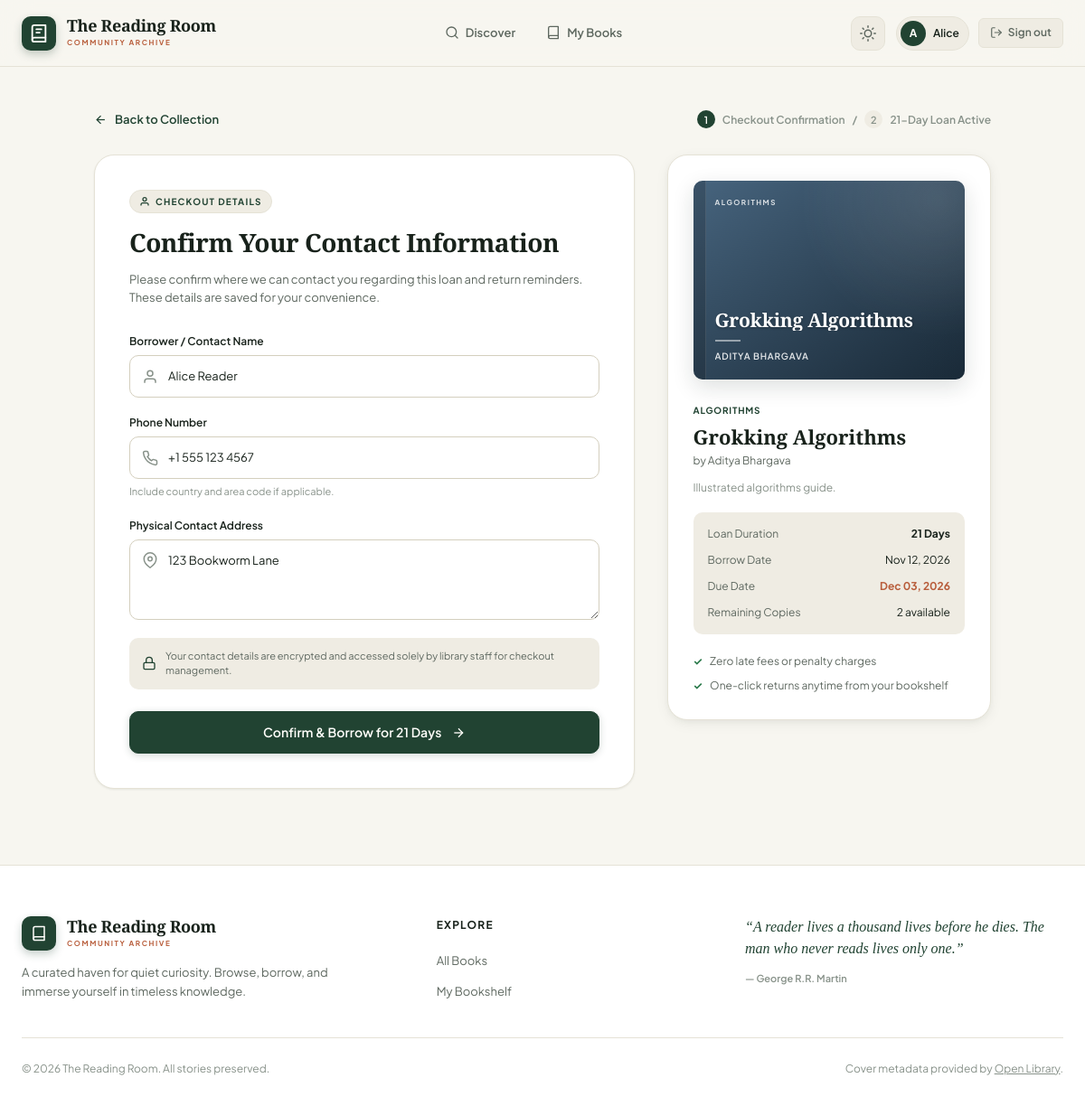
/books/3/borrow (signed in), run on the app's committed database.
### app.py (models this page shows, shortened)
class User(UserMixin, db.Model):
    id = db.Column(db.Integer, primary_key=True)
    name = db.Column(db.String(100), nullable=False)
    email = db.Column(db.String(255), unique=True, nullable=False, index=True)
    password_hash = db.Column(db.String(255), nullable=False)
    role = db.Column(db.String(20), nullable=False, default="member")
    joined_at = db.Column(db.DateTime, nullable=False, server_default=db.func.now())
    loans = db.relationship("Loan", back_populates="user", lazy=True)

class LoanContact(db.Model):
    id = db.Column(db.Integer, primary_key=True)
    loan_id = db.Column(db.Integer, db.ForeignKey("loan.id"), nullable=False, unique=True)
    contact_name = db.Column(db.String(100), nullable=False)
    phone = db.Column(db.String(30), nullable=False)
    address = db.Column(db.Text, nullable=False)
    loan = db.relationship("Loan", back_populates="contact")

class Book(db.Model):
    id = db.Column(db.Integer, primary_key=True)
    title = db.Column(db.String(200), nullable=False, index=True)
    author = db.Column(db.String(150), nullable=False, index=True)
    isbn = db.Column(db.String(20), unique=True, nullable=True)
    category = db.Column(db.String(80), nullable=False, default="General")
    description = db.Column(db.Text)
    total_copies = db.Column(db.Integer, nullable=False, default=1)
    created_at = db.Column(db.DateTime, nullable=False, server_default=db.func.now())
    loans = db.relationship("Loan", back_populates="book", lazy=True)
    @property
    def available_copies(self):
        active = sum(1 for loan in self.loans if loan.status == "borrowed")
        return self.total_copies - active

### app.py (the view, shortened to what this page needs)
@app.route("/books/<int:book_id>/borrow", methods=["GET", "POST"])
@login_required
def borrow_book(book_id):
    book = db.get_or_404(Book, book_id)
    active_for_user = Loan.query.filter_by(user_id=current_user.id, status="borrowed").count()
    already_has = Loan.query.filter_by(user_id=current_user.id, book_id=book.id, status="borrowed").first()
    if already_has:
        flash("You already have this book checked out.", "info")
        return redirect(url_for("my_loans"))
    if active_for_user >= 5:
        flash("You can have up to 5 books checked out at a time.", "error")
        return redirect(url_for("index"))
    if book.available_copies < 1:
        flash("All copies are currently checked out.", "error")
        return redirect(url_for("index"))
    previous_contact = LoanContact.query.join(Loan).filter(Loan.user_id == current_user.id).order_by(Loan.id.desc()).first()
    return render_template("checkout.html", book=book, previous_contact=previous_contact)

### app.py (called while the page is built)
@login_manager.user_loader
def load_user(user_id):
    return db.session.get(User, int(user_id))

@app.context_processor
def inject_today():
    return {"today": date.today(), "timedelta": timedelta}

### templates/checkout.html (shortened to what this page needs)
{% extends 'base.html' %}
{% block content %}
<section class="checkout-section">
  <div class="checkout-container">
    <div class="checkout-nav-bar">
      <a class="back-link" href="{{ url_for('index') }}">
        <svg width="15" height="15" viewBox="0 0 24 24" fill="none" stroke="currentColor" stroke-width="2"><line x1="19" y1="12" x2="5" y2="12"/><polyline points="12 19 5 12 12 5"/></svg>
        <span>Back to Collection</span>
      </a>
      <div class="checkout-steps">
        <span class="step-num active">1</span>
        <span class="step-text">Checkout Confirmation</span>
        <span class="step-div">/</span>
        <span class="step-num">2</span>
        <span class="step-text">21-Day Loan Active</span>
      </div>
    </div>
    <div class="checkout-grid">
      <div class="checkout-form-card">
        <div class="form-header">
          <div class="eyebrow-pill">
            <svg width="12" height="12" viewBox="0 0 24 24" fill="none" stroke="currentColor" stroke-width="2.5"><path d="M20 21v-2a4 4 0 0 0-4-4H8a4 4 0 0 0-4 4v2"/><circle cx="12" cy="7" r="4"/></svg>
            <span>CHECKOUT DETAILS</span>
          </div>
          <h1 class="checkout-title">Confirm Your Contact Information</h1>
          <p class="checkout-desc">
            Please confirm where we can contact you regarding this loan and return reminders. These details are saved for your convenience.
          </p>
        </div>
        <form method="post" class="checkout-form" id="checkout-form">
          <div class="form-group">
            <label for="contact_name" class="form-label">Borrower / Contact Name</label>
            <div class="input-with-icon">
              <span class="input-icon" aria-hidden="true">
              </span>
              <input
                id="contact_name"
                name="contact_name"
                type="text"
                autocomplete="name"
                required
                maxlength="100"
                value="{{ request.form.get('contact_name', previous_contact.contact_name if previous_contact else current_user.name) }}"
                class="form-control">
            </div>
          </div>
          <div class="form-group">
            <label for="phone" class="form-label">Phone Number</label>
            <div class="input-with-icon">
              <span class="input-icon" aria-hidden="true">
              </span>
              <input
                id="phone"
                name="phone"
                type="tel"
                autocomplete="tel"
                inputmode="tel"
                placeholder="+1 555 123 4567"
                required
                maxlength="30"
                value="{{ request.form.get('phone', previous_contact.phone if previous_contact else '') }}"
                class="form-control">
            </div>
            <span class="field-hint">Include country and area code if applicable.</span>
          </div>
          <div class="form-group">
            <label for="address" class="form-label">Physical Contact Address</label>
            <div class="input-with-icon textarea-icon-wrap">
              <span class="input-icon" aria-hidden="true">
              </span>
              <textarea
                id="address"
                name="address"
                autocomplete="street-address"
                rows="3"
                placeholder="Apartment, street address, city, and postal code"
                required
                maxlength="1000"
                class="form-control">{{ request.form.get('address', previous_contact.address if previous_contact else '') }}</textarea>
            </div>
          </div>
          <div class="privacy-notice">
            <svg width="16" height="16" viewBox="0 0 24 24" fill="none" stroke="currentColor" stroke-width="2"><rect x="3" y="11" width="18" height="11" rx="2" ry="2"/><path d="M7 11V7a5 5 0 0 1 10 0v4"/></svg>
            <span>Your contact details are encrypted and accessed solely by library staff for checkout management.</span>
          </div>
          <button class="button button-primary button-full button-large" type="submit">
            <span>Confirm & Borrow for 21 Days</span>
            <svg width="16" height="16" viewBox="0 0 24 24" fill="none" stroke="currentColor" stroke-width="2"><line x1="5" y1="12" x2="19" y2="12"/><polyline points="12 5 19 12 12 19"/></svg>
          </button>
        </form>
      </div>
      <aside class="checkout-summary-col">
        <div class="checkout-summary-card">
          <div class="summary-cover-frame cover-palette-2 {{ 'has-cover' if book.isbn else '' }}">
            <div class="fallback-cover">
              <div class="fallback-spine"></div>
              <span class="fallback-category">{{ book.category }}</span>
              <h4 class="fallback-title">{{ book.title }}</h4>
              <div class="fallback-line"></div>
              <div class="fallback-author">{{ book.author }}</div>
            </div>
          </div>
          <div class="summary-details">
            <span class="category-badge">{{ book.category }}</span>
            <h2 class="summary-title">{{ book.title }}</h2>
            <p class="summary-author">by {{ book.author }}</p>
            {% if book.description %}
            <p class="summary-desc">{{ book.description }}</p>
            {% endif %}
            <div class="loan-spec-list">
              <div class="loan-spec-item">
                <span class="spec-label">Loan Duration</span>
                <strong class="spec-value">21 Days</strong>
              </div>
              <div class="loan-spec-item">
                <span class="spec-label">Borrow Date</span>
                <span class="spec-value">{{ today.strftime('%b %d, %Y') }}</span>
              </div>
              <div class="loan-spec-item highlight-spec">
                <span class="spec-label">Due Date</span>
                <strong class="spec-value text-accent">{{ (today + timedelta(days=21)).strftime('%b %d, %Y') if timedelta else 'In 21 days' }}</strong>
              </div>
              <div class="loan-spec-item">
                <span class="spec-label">Remaining Copies</span>
                <span class="spec-value">{{ book.available_copies }} available</span>
              </div>
            </div>
            <div class="checkout-guarantees">
              <div class="guarantee-line">
                <span class="check-icon">✓</span>
                <span>Zero late fees or penalty charges</span>
              </div>
              <div class="guarantee-line">
                <span class="check-icon">✓</span>
                <span>One-click returns anytime from your bookshelf</span>
              </div>
            </div>
          </div>
        </div>
      </aside>
    </div>
  </div>
</section>
{% endblock %}

### templates/base.html (shortened to what this page needs)
<!doctype html>
<html lang="en" data-theme="light">
<head>
  <link rel="stylesheet" href="{{ url_for('static', filename='styles.css') }}">
  <link rel="stylesheet" href="{{ url_for('static', filename='covers.css') }}">
</head>
<body>
  <div class="site-wrapper">
    <header class="site-header">
      <div class="nav-wrap">
        <a class="brand" href="{{ url_for('index') }}" aria-label="The Reading Room Home">
          <span class="brand-mark" aria-hidden="true">
          </span>
          <span class="brand-text">
            <span class="brand-title">The Reading Room</span>
            <span class="brand-subtitle">COMMUNITY ARCHIVE</span>
          </span>
        </a>
        <nav class="main-nav" id="main-navigation" aria-label="Primary navigation">
          <a href="{{ url_for('index') }}" class="nav-link {{ 'active' if request.endpoint == 'index' else '' }}">
            <svg width="16" height="16" viewBox="0 0 24 24" fill="none" stroke="currentColor" stroke-width="2" stroke-linecap="round" stroke-linejoin="round"><circle cx="11" cy="11" r="8"/><line x1="21" y1="21" x2="16.65" y2="16.65"/></svg>
            <span>Discover</span>
          </a>
          {% if current_user.is_authenticated %}
          <a href="{{ url_for('my_loans') }}" class="nav-link {{ 'active' if request.endpoint == 'my_loans' else '' }}">
            <svg width="16" height="16" viewBox="0 0 24 24" fill="none" stroke="currentColor" stroke-width="2" stroke-linecap="round" stroke-linejoin="round"><path d="M4 19.5A2.5 2.5 0 0 1 6.5 17H20"/><path d="M6.5 2H20v20H6.5A2.5 2.5 0 0 1 4 19.5v-15A2.5 2.5 0 0 1 6.5 2z"/></svg>
            <span>My Books</span>
          </a>
          {% endif %}
        </nav>
        <div class="nav-actions">
          <button class="icon-button theme-toggle" id="theme-toggle" type="button" aria-label="Toggle visual theme" title="Toggle theme">
            <span class="theme-icon light-icon" aria-hidden="true">
            </span>
          </button>
          {% if current_user.is_authenticated %}
            <div class="user-menu">
              <div class="user-badge" title="{{ current_user.email }}">
                <span class="avatar-circle">{{ current_user.name[:1]|upper }}</span>
                <span class="user-name">{{ current_user.name.split()[0] }}</span>
              </div>
              <form action="{{ url_for('logout') }}" method="post" class="logout-form">
                <button class="button button-subtle button-small" type="submit" title="Sign out of your account">
                  <svg width="14" height="14" viewBox="0 0 24 24" fill="none" stroke="currentColor" stroke-width="2" stroke-linecap="round" stroke-linejoin="round"><path d="M9 21H5a2 2 0 0 1-2-2V5a2 2 0 0 1 2-2h4"/><polyline points="16 17 21 12 16 7"/><line x1="21" y1="12" x2="9" y2="12"/></svg>
                  <span>Sign out</span>
                </button>
              </form>
            </div>
          {% endif %}
        </div>
      </div>
    </header>
    <main class="site-main" id="main-content">
      {% block content %}{% endblock %}
    </main>
    <footer class="site-footer">
      <div class="footer-inner">
        <div class="footer-top">
          <div class="footer-brand-col">
            <a class="brand footer-brand" href="{{ url_for('index') }}">
              <span class="brand-mark" aria-hidden="true">
                <svg width="18" height="18" viewBox="0 0 24 24" fill="none" stroke="currentColor" stroke-width="2" stroke-linecap="round" stroke-linejoin="round">
                  <path d="M4 19.5A2.5 2.5 0 0 1 6.5 17H20"/>
                  <path d="M6.5 2H20v20H6.5A2.5 2.5 0 0 1 4 19.5v-15A2.5 2.5 0 0 1 6.5 2z"/>
                </svg>
              </span>
              <span class="brand-text">
                <span class="brand-title">The Reading Room</span>
                <span class="brand-subtitle">COMMUNITY ARCHIVE</span>
              </span>
            </a>
            <p class="footer-tagline">A curated haven for quiet curiosity. Browse, borrow, and immerse yourself in timeless knowledge.</p>
          </div>
          <div class="footer-links-col">
            <h4>Explore</h4>
            <ul>
              <li><a href="{{ url_for('index') }}">All Books</a></li>
              {% if current_user.is_authenticated %}
              <li><a href="{{ url_for('my_loans') }}">My Bookshelf</a></li>
              {% else %}
              <li><a href="{{ url_for('login') }}">Member Sign In</a></li>
              <li><a href="{{ url_for('signup') }}">Join the Library</a></li>
              {% endif %}
            </ul>
          </div>
          <div class="footer-quote-col">
            <blockquote>
              “A reader lives a thousand lives before he dies. The man who never reads lives only one.”
            </blockquote>
            <cite>— George R.R. Martin</cite>
          </div>
        </div>
        <div class="footer-bottom">
          <p>© {{ today.year if today else '2026' }} The Reading Room. All stories preserved.</p>
          <p class="footer-meta">Cover metadata provided by <a href="https://openlibrary.org" target="_blank" rel="noopener">Open Library</a>.</p>
        </div>
      </div>
    </footer>
  </div>
</body>
</html>

### static/covers.css (style rules this page uses)
.fallback-cover { position: absolute; inset: 0; padding: 20px 18px 18px 24px; display: flex; flex-direction: column; justify-content: space-between; color: #fffefa; z-index: 2; background-image: radial-gradient(circle at 90% 10%, rgba(255, 255, 255, 0.12) 0%, transparent 45%), linear-gradient(145deg, rgba(255, 255, 255, 0.08) 0%, rgba(0, 0, 0, 0.18) 100%); }
.fallback-spine { position: absolute; top: 0; bottom: 0; left: 0; width: 14px; background: rgba(0, 0, 0, 0.18); border-right: 1px solid rgba(255, 255, 255, 0.1); }
.fallback-category { font-size: 8px; font-weight: 700; letter-spacing: 1.5px; text-transform: uppercase; color: rgba(255, 255, 255, 0.82); line-height: 1; }
.fallback-title { font-family: var(--font-serif); font-size: 21px; font-weight: 600; line-height: 1.15; letter-spacing: -0.3px; margin: auto 0 10px; color: #ffffff; text-shadow: 0 1px 3px rgba(0, 0, 0, 0.35); display: -webkit-box; -webkit-line-clamp: 3; -webkit-box-orient: vertical; overflow: hidden; }
.fallback-line { width: 28px; height: 2px; background: rgba(255, 255, 255, 0.5); margin-bottom: 8px; }
.fallback-author { font-size: 10px; font-weight: 600; letter-spacing: 0.8px; text-transform: uppercase; color: rgba(255, 255, 255, 0.88); white-space: nowrap; overflow: hidden; text-overflow: ellipsis; }
.cover-palette-2 { --cover-bg: #2b455b; background: linear-gradient(145deg, #375773, #1f3344); }
.summary-cover-frame { position: relative; width: 100%; height: 220px; border-radius: 10px; overflow: hidden; box-shadow: 0 8px 24px rgba(24, 38, 28, 0.14); background-color: var(--cover-bg, #2b455b); margin-bottom: 20px; }

### data on the page
User: name "A", name "Alice"
LoanContact: contact_name "Alice Reader", phone "+1 555 123 4567", address "123 Bookworm Lane"
Book: category "ALGORITHMS", title "Grokking Algorithms", author "ADITYA BHARGAVA", author "Aditya Bhargava", description "Illustrated algorithms guide.", available_copies "2"
